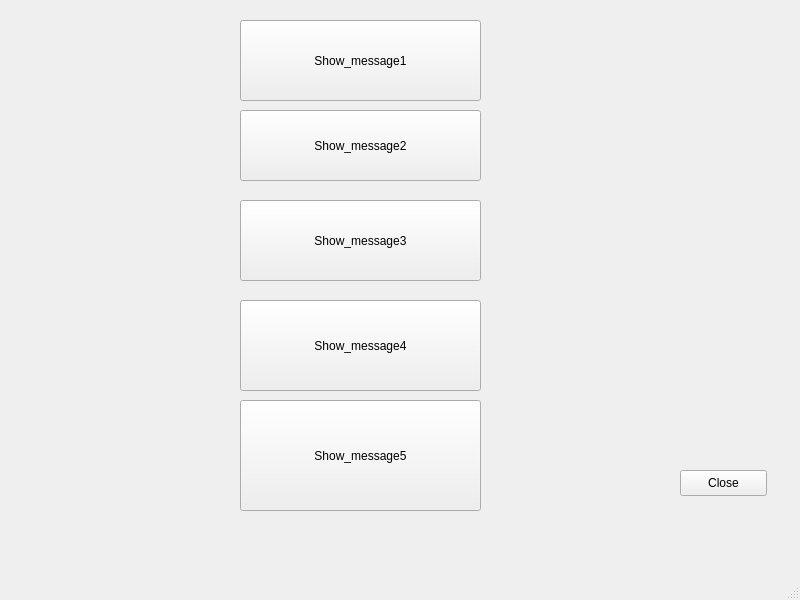
<?xml version="1.0" encoding="UTF-8"?>
<ui version="4.0">
 <class>MainWindow</class>
 <widget class="QMainWindow" name="MainWindow">
  <property name="geometry">
   <rect>
    <x>0</x>
    <y>0</y>
    <width>800</width>
    <height>600</height>
   </rect>
  </property>
  <property name="windowTitle">
   <string>MainWindow</string>
  </property>
  <widget class="QWidget" name="centralwidget">
   <widget class="QPushButton" name="b_message1">
    <property name="geometry">
     <rect>
      <x>240</x>
      <y>20</y>
      <width>241</width>
      <height>81</height>
     </rect>
    </property>
    <property name="text">
     <string>Show_message1</string>
    </property>
   </widget>
   <widget class="QPushButton" name="b_message2">
    <property name="geometry">
     <rect>
      <x>240</x>
      <y>110</y>
      <width>241</width>
      <height>71</height>
     </rect>
    </property>
    <property name="text">
     <string>Show_message2</string>
    </property>
   </widget>
   <widget class="QPushButton" name="b_message3">
    <property name="geometry">
     <rect>
      <x>240</x>
      <y>200</y>
      <width>241</width>
      <height>81</height>
     </rect>
    </property>
    <property name="text">
     <string>Show_message3</string>
    </property>
   </widget>
   <widget class="QPushButton" name="b_message4">
    <property name="geometry">
     <rect>
      <x>240</x>
      <y>300</y>
      <width>241</width>
      <height>91</height>
     </rect>
    </property>
    <property name="text">
     <string>Show_message4</string>
    </property>
   </widget>
   <widget class="QPushButton" name="b_message5">
    <property name="geometry">
     <rect>
      <x>240</x>
      <y>400</y>
      <width>241</width>
      <height>111</height>
     </rect>
    </property>
    <property name="text">
     <string>Show_message5</string>
    </property>
   </widget>
   <widget class="QPushButton" name="b_close">
    <property name="geometry">
     <rect>
      <x>680</x>
      <y>470</y>
      <width>87</width>
      <height>26</height>
     </rect>
    </property>
    <property name="text">
     <string>Close</string>
    </property>
   </widget>
  </widget>
  <widget class="QMenuBar" name="menubar">
   <property name="geometry">
    <rect>
     <x>0</x>
     <y>0</y>
     <width>800</width>
     <height>23</height>
    </rect>
   </property>
  </widget>
  <widget class="QStatusBar" name="statusbar"/>
 </widget>
 <resources/>
 <connections/>
</ui>
